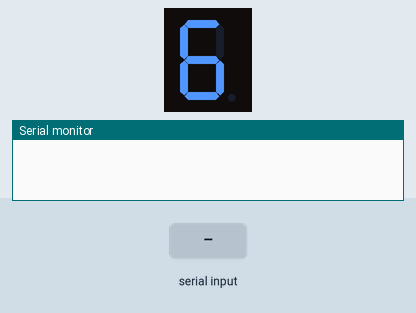
Bench run of a sketch on a simulated Arduino Uno, built with avr-gcc and run on an emulated ATmega328P. Parts: 1-digit seven-segment display, the last lines printed to the serial monitor. Wiring (inferred from the names in the program): 1-digit 7-segment display, segments lit when HIGH: segments pin 2, pin 3, pin 4, pin 5, pin 6, pin 7, pin 8. Inputs (shaded band) come from the test bench. The segment pins are drawn as the display they are named for.

Above: at 1.25 s.
1.3 s: "90,45\n" received over Serial
At 2.2 s:
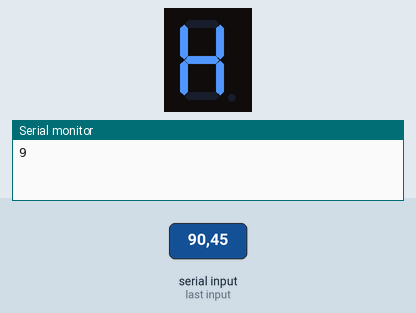
5.3 s: "1\n" received over Serial
At 5.85 s:
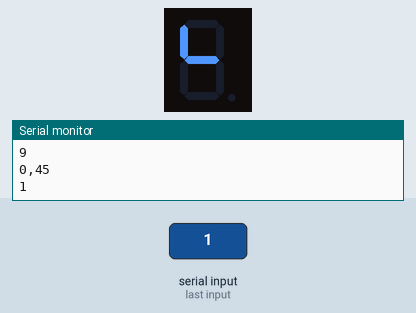
7.7 s: "2\n" received over Serial
At 7.95 s:
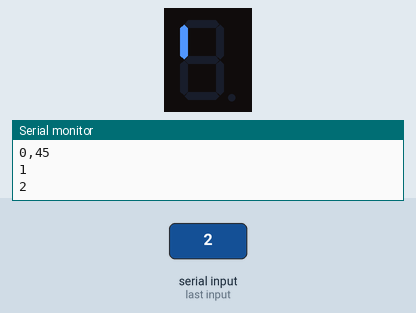
Timing chart, 0 to 10.7 s (numbered marks = the images above; inputs shaded):
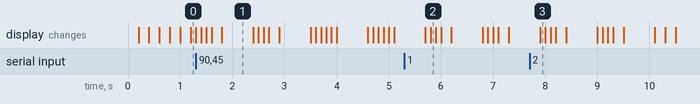

The sketch:

_7segmentLEDGame.ino
```cpp
int count = 0;
unsigned long timer = 0L;
String userInput;
bool winner = false;
bool newData = false;
int a = 2;
int b = 3;
int c = 4;
int d = 5;
int e = 6;
int f = 7;
int g = 8;

void setup() {
  Serial.begin(9600);
  pinMode(a, OUTPUT);
  pinMode(b, OUTPUT);
  pinMode(c, OUTPUT);
  pinMode(d, OUTPUT);
  pinMode(e, OUTPUT);
  pinMode(f, OUTPUT);
  pinMode(g, OUTPUT);
}

void loop() {
  if (newData && userInput >= "0" ) {
    newData = false;
    Serial.println(userInput);
    int inputNumber = userInput.toInt();
    if (inputNumber == count) {
      displayWinAnimation();
      delay(500);
      displayWinAnimation();
      delay(500);
    } else {
      displayLooseAnimation();
      delay(500);
      displayLooseAnimation();
      delay(500);
    }
    count = 0;
    timer = millis();
    userInput = "";
  }

  if (millis() - timer > 200) {
    if (count < 9) {
      count = count + 1;
    }
    else {
      count = 0;
    }
    timer = millis();
  }

  // Read command from serial port
  displayNumber(count);
}

void displayNumber(int number) {
  switch (number) {
    case 1:
      digitalWrite(a, LOW);
      digitalWrite(b, HIGH);
      digitalWrite(c, HIGH);
      digitalWrite(d, LOW);
      digitalWrite(e, LOW);
      digitalWrite(f, LOW);
      digitalWrite(g, LOW);
      break;
    case 2:
      digitalWrite(a, HIGH);
      digitalWrite(b, HIGH);
      digitalWrite(c, LOW);
      digitalWrite(d, HIGH);
      digitalWrite(e, HIGH);
      digitalWrite(f, LOW);
      digitalWrite(g, HIGH);
      break;
    case 3:
      digitalWrite(a, HIGH);
      digitalWrite(b, HIGH);
      digitalWrite(c, HIGH);
      digitalWrite(d, HIGH);
      digitalWrite(e, LOW);
      digitalWrite(f, LOW);
      digitalWrite(g, HIGH);
      break;
    case 4:
      digitalWrite(a, LOW);
      digitalWrite(b, HIGH);
      digitalWrite(c, HIGH);
      digitalWrite(d, LOW);
      digitalWrite(e, LOW);
      digitalWrite(f, HIGH);
      digitalWrite(g, HIGH);
      break;
    case 5:
      digitalWrite(a, HIGH);
      digitalWrite(b, LOW);
      digitalWrite(c, HIGH);
      digitalWrite(d, HIGH);
      digitalWrite(e, LOW);
      digitalWrite(f, HIGH);
      digitalWrite(g, HIGH);
      break;
    case 6:
      //do something when var equals 2
      digitalWrite(a, HIGH);
      digitalWrite(b, LOW);
      digitalWrite(c, HIGH);
      digitalWrite(d, HIGH);
      digitalWrite(e, HIGH);
      digitalWrite(f, HIGH);
      digitalWrite(g, HIGH);
      break;
    case 7:
      digitalWrite(a, HIGH);
      digitalWrite(b, HIGH);
      digitalWrite(c, HIGH);
      digitalWrite(d, LOW);
      digitalWrite(e, LOW);
      digitalWrite(f, LOW);
      digitalWrite(g, LOW);
      break;
    case 8:
      digitalWrite(a, HIGH);
      digitalWrite(b, HIGH);
      digitalWrite(c, HIGH);
      digitalWrite(d, HIGH);
      digitalWrite(e, HIGH);
      digitalWrite(f, HIGH);
      digitalWrite(g, HIGH);
      break;
    case 9:
      //do something when var equals 2
      digitalWrite(a, HIGH);
      digitalWrite(b, HIGH);
      digitalWrite(c, HIGH);
      digitalWrite(d, HIGH);
      digitalWrite(e, LOW);
      digitalWrite(f, HIGH);
      digitalWrite(g, HIGH);
      break;
    default:
      digitalWrite(a, HIGH);
      digitalWrite(b, HIGH);
      digitalWrite(c, HIGH);
      digitalWrite(d, HIGH);
      digitalWrite(e, HIGH);
      digitalWrite(f, HIGH);
      digitalWrite(g, LOW);
      break;
  }
}

void displayWinAnimation() {
  digitalWrite(a, LOW);
  digitalWrite(b, LOW);
  digitalWrite(c, LOW);
  digitalWrite(d, LOW);
  digitalWrite(e, LOW);
  digitalWrite(f, LOW);
  digitalWrite(g, LOW);
  digitalWrite(a, HIGH);
  delay(100);
  digitalWrite(a, LOW);
  digitalWrite(b, HIGH);
  delay(100);
  digitalWrite(b, LOW);
  digitalWrite(c, HIGH);
  delay(100);
  digitalWrite(c, LOW);
  digitalWrite(d, HIGH);
  delay(100);
  digitalWrite(d, LOW);
  digitalWrite(e, HIGH);
  delay(100);
  digitalWrite(e, LOW);
  digitalWrite(f, HIGH);
  delay(100);
}

void displayLooseAnimation() {
  digitalWrite(a, LOW);
  digitalWrite(b, LOW);
  digitalWrite(c, LOW);
  digitalWrite(d, LOW);
  digitalWrite(e, LOW);
  digitalWrite(f, LOW);
  digitalWrite(g, LOW);
  digitalWrite(f, HIGH);
  delay(100);
  digitalWrite(g, HIGH);
  delay(100);
  digitalWrite(c, HIGH);
  delay(100);
  digitalWrite(b, HIGH);
  delay(100);
  digitalWrite(g, HIGH);
  delay(100);
  digitalWrite(e, HIGH);
  delay(100);
}

void serialEvent() {
  while (Serial.available()) {
    // get the new number:
    newData = true;
    char inChar = (char)Serial.read();
    // add it to the inputString:
    if(inChar != '\n') {
      userInput += inChar;
    }
  }
}
```

Measured:
- after the input at 1.3 s, the display: first changes at once (image 1 shows a later state)
- after the input at 7.7 s, the display: first differs from a run without the input after 0.20 s (image 3)
- what the display in image 1 shows lasts 0.6 s, from 1.8 s to 2.4 s
